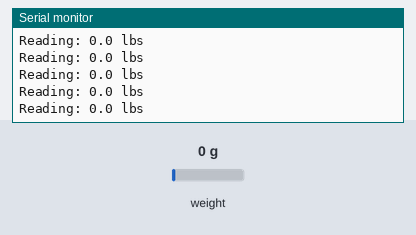
The sketch below on a simulated Arduino Uno, built with avr-gcc and run on an emulated ATmega328P. Parts: the last lines printed to the serial monitor. Inputs (shaded band) come from the test bench; at power-on: weight on the scale 0 g.

Above: at 2.2 s.
2.3 s: weight on the scale set to 100 g
At 2.32 s:
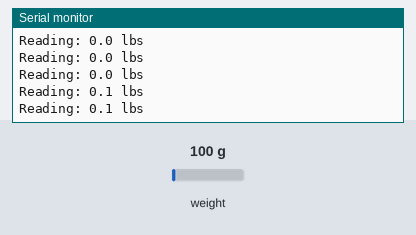
5.3 s: weight on the scale set to 1250 g
At 5.34 s:
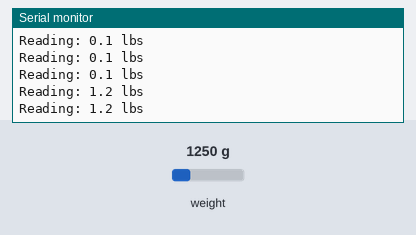
Timing chart, 0 to 8.3 s (numbered marks = the images above; inputs shaded):
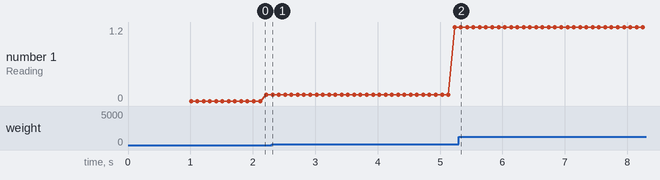

Measured:
- after the input at 2.3 s, the serial monitor: prints a new line at once (image 1)
- after the input at 5.3 s, the serial monitor: prints a new line at once (image 2)
- plotted number 1: 0.1 → 1.2 after the input at 2.3 s

The sketch:

loadcelltest.ino
```cpp
#include "HX711.h" //HX711로드셀 엠프 관련함수 호출
#define calibration_factor -7050.0 // 로드셀 스케일 값 선언
#define DOUT  A1 //엠프 데이터 아웃 핀 넘버 선언
#define CLK  A0  //엠프 클락 핀 넘버
HX711 scale(DOUT, CLK); //엠프 핀 선언

void setup() {
  Serial.begin(9600);  // 시리얼 통신 개방
  Serial.println("HX711 scale TEST");
  scale.set_scale(calibration_factor);  //스케일 지정
  scale.tare();  //스케일 설정
  Serial.println("Readings:");
}

void loop() {
  Serial.print("Reading: ");
  Serial.print(scale.get_units(), 1);  //무제 출력
  Serial.print(" lbs"); //단위
  Serial.println();
}
```
